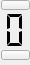
          <widget class="QFrame" name="verticalFrame_4">
           <property name="sizePolicy">
            <sizepolicy hsizetype="Fixed" vsizetype="Fixed">
             <horstretch>0</horstretch>
             <verstretch>0</verstretch>
            </sizepolicy>
           </property>
           <property name="minimumSize">
            <size>
             <width>30</width>
             <height>65</height>
            </size>
           </property>
           <property name="maximumSize">
            <size>
             <width>30</width>
             <height>65</height>
            </size>
           </property>
           <widget class="QPushButton" name="nixie1mUp">
            <property name="geometry">
             <rect>
              <x>1</x>
              <y>0</y>
              <width>29</width>
              <height>10</height>
             </rect>
            </property>
            <property name="sizePolicy">
             <sizepolicy hsizetype="Preferred" vsizetype="Preferred">
              <horstretch>0</horstretch>
              <verstretch>0</verstretch>
             </sizepolicy>
            </property>
            <property name="minimumSize">
             <size>
              <width>29</width>
              <height>0</height>
             </size>
            </property>
            <property name="maximumSize">
             <size>
              <width>16777215</width>
              <height>10</height>
             </size>
            </property>
            <property name="cursor">
             <cursorShape>SizeVerCursor</cursorShape>
            </property>
            <property name="autoFillBackground">
             <bool>false</bool>
            </property>
            <property name="text">
             <string/>
            </property>
            <property name="autoRepeat">
             <bool>true</bool>
            </property>
            <property name="flat">
             <bool>false</bool>
            </property>
           </widget>
           <widget class="QLCDNumber" name="nixie1m">
            <property name="enabled">
             <bool>true</bool>
            </property>
            <property name="geometry">
             <rect>
              <x>1</x>
              <y>10</y>
              <width>29</width>
              <height>40</height>
             </rect>
            </property>
            <property name="sizePolicy">
             <sizepolicy hsizetype="Preferred" vsizetype="Preferred">
              <horstretch>0</horstretch>
              <verstretch>0</verstretch>
             </sizepolicy>
            </property>
            <property name="minimumSize">
             <size>
              <width>29</width>
              <height>40</height>
             </size>
            </property>
            <property name="frameShape">
             <enum>QFrame::NoFrame</enum>
            </property>
            <property name="digitCount">
             <number>1</number>
            </property>
            <property name="segmentStyle">
             <enum>QLCDNumber::Flat</enum>
            </property>
           </widget>
           <widget class="QPushButton" name="nixie1mDown">
            <property name="geometry">
             <rect>
              <x>1</x>
              <y>50</y>
              <width>29</width>
              <height>10</height>
             </rect>
            </property>
            <property name="sizePolicy">
             <sizepolicy hsizetype="Preferred" vsizetype="Preferred">
              <horstretch>0</horstretch>
              <verstretch>0</verstretch>
             </sizepolicy>
            </property>
            <property name="minimumSize">
             <size>
              <width>29</width>
              <height>0</height>
             </size>
            </property>
            <property name="maximumSize">
             <size>
              <width>16777215</width>
              <height>10</height>
             </size>
            </property>
            <property name="cursor">
             <cursorShape>SizeVerCursor</cursorShape>
            </property>
            <property name="autoFillBackground">
             <bool>false</bool>
            </property>
            <property name="text">
             <string/>
            </property>
            <property name="autoRepeat">
             <bool>true</bool>
            </property>
            <property name="flat">
             <bool>false</bool>
            </property>
           </widget>
          </widget>
